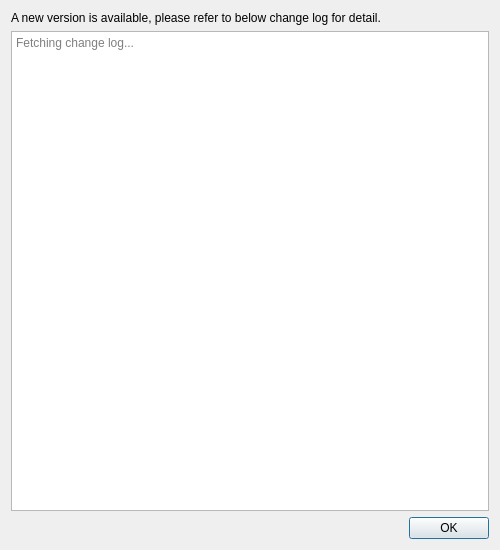
<?xml version="1.0" encoding="UTF-8"?>
<ui version="4.0">
 <class>ChangeLogDialog</class>
 <widget class="QDialog" name="ChangeLogDialog">
  <property name="geometry">
   <rect>
    <x>0</x>
    <y>0</y>
    <width>500</width>
    <height>550</height>
   </rect>
  </property>
  <property name="windowTitle">
   <string>Change Log</string>
  </property>
  <layout class="QVBoxLayout" name="verticalLayout_2">
   <property name="sizeConstraint">
    <enum>QLayout::SetDefaultConstraint</enum>
   </property>
   <item>
    <widget class="QLabel" name="label">
     <property name="text">
      <string>A new version is available, please refer to below change log for detail.</string>
     </property>
    </widget>
   </item>
   <item>
    <widget class="QPlainTextEdit" name="plainTextEdit">
     <property name="lineWrapMode">
      <enum>QPlainTextEdit::NoWrap</enum>
     </property>
     <property name="readOnly">
      <bool>true</bool>
     </property>
     <property name="placeholderText">
      <string>Fetching change log...</string>
     </property>
    </widget>
   </item>
   <item>
    <widget class="QDialogButtonBox" name="buttonBox">
     <property name="orientation">
      <enum>Qt::Horizontal</enum>
     </property>
     <property name="standardButtons">
      <set>QDialogButtonBox::Ok</set>
     </property>
    </widget>
   </item>
  </layout>
 </widget>
 <resources/>
 <connections>
  <connection>
   <sender>buttonBox</sender>
   <signal>accepted()</signal>
   <receiver>ChangeLogDialog</receiver>
   <slot>accept()</slot>
   <hints>
    <hint type="sourcelabel">
     <x>248</x>
     <y>254</y>
    </hint>
    <hint type="destinationlabel">
     <x>157</x>
     <y>274</y>
    </hint>
   </hints>
  </connection>
  <connection>
   <sender>buttonBox</sender>
   <signal>rejected()</signal>
   <receiver>ChangeLogDialog</receiver>
   <slot>reject()</slot>
   <hints>
    <hint type="sourcelabel">
     <x>316</x>
     <y>260</y>
    </hint>
    <hint type="destinationlabel">
     <x>286</x>
     <y>274</y>
    </hint>
   </hints>
  </connection>
 </connections>
</ui>
